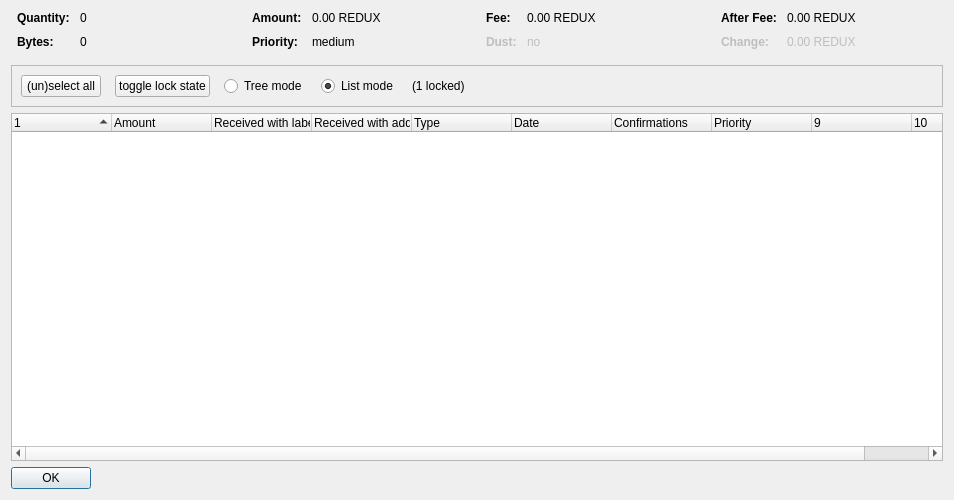
<?xml version="1.0" encoding="UTF-8"?>
<ui version="4.0">
 <class>CoinControlDialog</class>
 <widget class="QDialog" name="CoinControlDialog">
  <property name="geometry">
   <rect>
    <x>0</x>
    <y>0</y>
    <width>954</width>
    <height>500</height>
   </rect>
  </property>
  <property name="windowTitle">
   <string>Coin Selection</string>
  </property>
  <layout class="QVBoxLayout" name="verticalLayout">
   <item>
    <layout class="QHBoxLayout" name="horizontalLayoutTop" stretch="0,0,0,0">
     <property name="topMargin">
      <number>0</number>
     </property>
     <property name="bottomMargin">
      <number>10</number>
     </property>
     <item>
      <layout class="QFormLayout" name="formLayoutCoinControl1">
       <property name="horizontalSpacing">
        <number>10</number>
       </property>
       <property name="verticalSpacing">
        <number>10</number>
       </property>
       <property name="leftMargin">
        <number>6</number>
       </property>
       <property name="rightMargin">
        <number>6</number>
       </property>
       <item row="0" column="0">
        <widget class="QLabel" name="labelCoinControlQuantityText">
         <property name="font">
          <font>
           <weight>75</weight>
           <bold>true</bold>
          </font>
         </property>
         <property name="text">
          <string>Quantity:</string>
         </property>
        </widget>
       </item>
       <item row="0" column="1">
        <widget class="QLabel" name="labelCoinControlQuantity">
         <property name="cursor">
          <cursorShape>IBeamCursor</cursorShape>
         </property>
         <property name="contextMenuPolicy">
          <enum>Qt::ActionsContextMenu</enum>
         </property>
         <property name="text">
          <string notr="true">0</string>
         </property>
         <property name="textInteractionFlags">
          <set>Qt::LinksAccessibleByMouse|Qt::TextSelectableByKeyboard|Qt::TextSelectableByMouse</set>
         </property>
        </widget>
       </item>
       <item row="1" column="0">
        <widget class="QLabel" name="labelCoinControlBytesText">
         <property name="font">
          <font>
           <weight>75</weight>
           <bold>true</bold>
          </font>
         </property>
         <property name="text">
          <string>Bytes:</string>
         </property>
        </widget>
       </item>
       <item row="1" column="1">
        <widget class="QLabel" name="labelCoinControlBytes">
         <property name="cursor">
          <cursorShape>IBeamCursor</cursorShape>
         </property>
         <property name="contextMenuPolicy">
          <enum>Qt::ActionsContextMenu</enum>
         </property>
         <property name="text">
          <string notr="true">0</string>
         </property>
         <property name="textInteractionFlags">
          <set>Qt::LinksAccessibleByMouse|Qt::TextSelectableByKeyboard|Qt::TextSelectableByMouse</set>
         </property>
        </widget>
       </item>
      </layout>
     </item>
     <item>
      <layout class="QFormLayout" name="formLayoutCoinControl2">
       <property name="horizontalSpacing">
        <number>10</number>
       </property>
       <property name="verticalSpacing">
        <number>10</number>
       </property>
       <property name="leftMargin">
        <number>6</number>
       </property>
       <property name="rightMargin">
        <number>6</number>
       </property>
       <item row="0" column="0">
        <widget class="QLabel" name="labelCoinControlAmountText">
         <property name="font">
          <font>
           <weight>75</weight>
           <bold>true</bold>
          </font>
         </property>
         <property name="text">
          <string>Amount:</string>
         </property>
        </widget>
       </item>
       <item row="0" column="1">
        <widget class="QLabel" name="labelCoinControlAmount">
         <property name="cursor">
          <cursorShape>IBeamCursor</cursorShape>
         </property>
         <property name="contextMenuPolicy">
          <enum>Qt::ActionsContextMenu</enum>
         </property>
         <property name="text">
          <string notr="true">0.00 REDUX</string>
         </property>
         <property name="textInteractionFlags">
          <set>Qt::LinksAccessibleByMouse|Qt::TextSelectableByKeyboard|Qt::TextSelectableByMouse</set>
         </property>
        </widget>
       </item>
       <item row="1" column="0">
        <widget class="QLabel" name="labelCoinControlPriorityText">
         <property name="font">
          <font>
           <weight>75</weight>
           <bold>true</bold>
          </font>
         </property>
         <property name="text">
          <string>Priority:</string>
         </property>
        </widget>
       </item>
       <item row="1" column="1">
        <widget class="QLabel" name="labelCoinControlPriority">
         <property name="cursor">
          <cursorShape>IBeamCursor</cursorShape>
         </property>
         <property name="contextMenuPolicy">
          <enum>Qt::ActionsContextMenu</enum>
         </property>
         <property name="text">
          <string>medium</string>
         </property>
         <property name="textInteractionFlags">
          <set>Qt::LinksAccessibleByMouse|Qt::TextSelectableByKeyboard|Qt::TextSelectableByMouse</set>
         </property>
        </widget>
       </item>
      </layout>
     </item>
     <item>
      <layout class="QFormLayout" name="formLayoutCoinControl3">
       <property name="horizontalSpacing">
        <number>10</number>
       </property>
       <property name="verticalSpacing">
        <number>10</number>
       </property>
       <property name="leftMargin">
        <number>6</number>
       </property>
       <property name="rightMargin">
        <number>6</number>
       </property>
       <item row="0" column="0">
        <widget class="QLabel" name="labelCoinControlFeeText">
         <property name="font">
          <font>
           <weight>75</weight>
           <bold>true</bold>
          </font>
         </property>
         <property name="text">
          <string>Fee:</string>
         </property>
        </widget>
       </item>
       <item row="0" column="1">
        <widget class="QLabel" name="labelCoinControlFee">
         <property name="cursor">
          <cursorShape>IBeamCursor</cursorShape>
         </property>
         <property name="contextMenuPolicy">
          <enum>Qt::ActionsContextMenu</enum>
         </property>
         <property name="text">
          <string notr="true">0.00 REDUX</string>
         </property>
         <property name="textInteractionFlags">
          <set>Qt::LinksAccessibleByMouse|Qt::TextSelectableByKeyboard|Qt::TextSelectableByMouse</set>
         </property>
        </widget>
       </item>
       <item row="1" column="0">
        <widget class="QLabel" name="labelCoinControlLowOutputText">
         <property name="enabled">
          <bool>false</bool>
         </property>
         <property name="font">
          <font>
           <weight>75</weight>
           <bold>true</bold>
          </font>
         </property>
         <property name="text">
          <string>Dust:</string>
         </property>
        </widget>
       </item>
       <item row="1" column="1">
        <widget class="QLabel" name="labelCoinControlLowOutput">
         <property name="enabled">
          <bool>false</bool>
         </property>
         <property name="cursor">
          <cursorShape>IBeamCursor</cursorShape>
         </property>
         <property name="contextMenuPolicy">
          <enum>Qt::ActionsContextMenu</enum>
         </property>
         <property name="text">
          <string>no</string>
         </property>
         <property name="textInteractionFlags">
          <set>Qt::LinksAccessibleByMouse|Qt::TextSelectableByKeyboard|Qt::TextSelectableByMouse</set>
         </property>
        </widget>
       </item>
      </layout>
     </item>
     <item>
      <layout class="QFormLayout" name="formLayoutCoinControl4">
       <property name="horizontalSpacing">
        <number>10</number>
       </property>
       <property name="verticalSpacing">
        <number>10</number>
       </property>
       <property name="leftMargin">
        <number>6</number>
       </property>
       <property name="rightMargin">
        <number>6</number>
       </property>
       <item row="0" column="0">
        <widget class="QLabel" name="labelCoinControlAfterFeeText">
         <property name="font">
          <font>
           <weight>75</weight>
           <bold>true</bold>
          </font>
         </property>
         <property name="text">
          <string>After Fee:</string>
         </property>
        </widget>
       </item>
       <item row="0" column="1">
        <widget class="QLabel" name="labelCoinControlAfterFee">
         <property name="cursor">
          <cursorShape>IBeamCursor</cursorShape>
         </property>
         <property name="contextMenuPolicy">
          <enum>Qt::ActionsContextMenu</enum>
         </property>
         <property name="text">
          <string notr="true">0.00 REDUX</string>
         </property>
         <property name="textInteractionFlags">
          <set>Qt::LinksAccessibleByMouse|Qt::TextSelectableByKeyboard|Qt::TextSelectableByMouse</set>
         </property>
        </widget>
       </item>
       <item row="1" column="0">
        <widget class="QLabel" name="labelCoinControlChangeText">
         <property name="enabled">
          <bool>false</bool>
         </property>
         <property name="font">
          <font>
           <weight>75</weight>
           <bold>true</bold>
          </font>
         </property>
         <property name="text">
          <string>Change:</string>
         </property>
        </widget>
       </item>
       <item row="1" column="1">
        <widget class="QLabel" name="labelCoinControlChange">
         <property name="enabled">
          <bool>false</bool>
         </property>
         <property name="cursor">
          <cursorShape>IBeamCursor</cursorShape>
         </property>
         <property name="contextMenuPolicy">
          <enum>Qt::ActionsContextMenu</enum>
         </property>
         <property name="text">
          <string notr="true">0.00 REDUX</string>
         </property>
         <property name="textInteractionFlags">
          <set>Qt::LinksAccessibleByMouse|Qt::TextSelectableByKeyboard|Qt::TextSelectableByMouse</set>
         </property>
        </widget>
       </item>
      </layout>
     </item>
    </layout>
   </item>
   <item>
    <widget class="QFrame" name="frame">
     <property name="minimumSize">
      <size>
       <width>0</width>
       <height>40</height>
      </size>
     </property>
     <property name="frameShape">
      <enum>QFrame::StyledPanel</enum>
     </property>
     <property name="frameShadow">
      <enum>QFrame::Sunken</enum>
     </property>
     <layout class="QHBoxLayout" name="horizontalLayout">
      <item>
       <layout class="QHBoxLayout" name="horizontalLayoutPanel" stretch="0,0,0,0,0,0">
        <property name="spacing">
         <number>14</number>
        </property>
        <item>
         <widget class="QPushButton" name="pushButtonSelectAll">
          <property name="sizePolicy">
           <sizepolicy hsizetype="Maximum" vsizetype="Fixed">
            <horstretch>0</horstretch>
            <verstretch>0</verstretch>
           </sizepolicy>
          </property>
          <property name="text">
           <string>(un)select all</string>
          </property>
          <property name="autoDefault">
           <bool>false</bool>
          </property>
         </widget>
        </item>
        <item>
         <widget class="QPushButton" name="pushButtonToggleLock">
          <property name="sizePolicy">
           <sizepolicy hsizetype="Maximum" vsizetype="Fixed">
            <horstretch>0</horstretch>
            <verstretch>0</verstretch>
           </sizepolicy>
          </property>
          <property name="text">
           <string>toggle lock state</string>
          </property>
          <property name="autoDefault">
           <bool>false</bool>
          </property>
         </widget>
        </item>
        <item>
         <widget class="QRadioButton" name="radioTreeMode">
          <property name="sizePolicy">
           <sizepolicy hsizetype="Maximum" vsizetype="Fixed">
            <horstretch>0</horstretch>
            <verstretch>0</verstretch>
           </sizepolicy>
          </property>
          <property name="text">
           <string>Tree mode</string>
          </property>
         </widget>
        </item>
        <item>
         <widget class="QRadioButton" name="radioListMode">
          <property name="sizePolicy">
           <sizepolicy hsizetype="Maximum" vsizetype="Fixed">
            <horstretch>0</horstretch>
            <verstretch>0</verstretch>
           </sizepolicy>
          </property>
          <property name="text">
           <string>List mode</string>
          </property>
          <property name="checked">
           <bool>true</bool>
          </property>
         </widget>
        </item>
        <item>
         <widget class="QLabel" name="labelLocked">
          <property name="text">
           <string>(1 locked)</string>
          </property>
         </widget>
        </item>
        <item>
         <spacer name="horizontalSpacer">
          <property name="orientation">
           <enum>Qt::Horizontal</enum>
          </property>
          <property name="sizeHint" stdset="0">
           <size>
            <width>40</width>
            <height>20</height>
           </size>
          </property>
         </spacer>
        </item>
       </layout>
      </item>
     </layout>
    </widget>
   </item>
   <item>
    <widget class="CoinControlTreeWidget" name="treeWidget">
     <property name="contextMenuPolicy">
      <enum>Qt::CustomContextMenu</enum>
     </property>
     <property name="sortingEnabled">
      <bool>false</bool>
     </property>
     <property name="columnCount">
      <number>10</number>
     </property>
     <attribute name="headerShowSortIndicator" stdset="0">
      <bool>true</bool>
     </attribute>
     <attribute name="headerStretchLastSection">
      <bool>false</bool>
     </attribute>
     <column>
      <property name="text">
       <string/>
      </property>
     </column>
     <column>
      <property name="text">
       <string>Amount</string>
      </property>
     </column>
     <column>
      <property name="text">
       <string>Received with label</string>
      </property>
     </column>
     <column>
      <property name="text">
       <string>Received with address</string>
      </property>
     </column>
     <column>
      <property name="text">
       <string>Type</string>
      </property>
     </column>
     <column>
      <property name="text">
       <string>Date</string>
      </property>
     </column>
     <column>
      <property name="text">
       <string>Confirmations</string>
      </property>
      <property name="toolTip">
       <string>Confirmed</string>
      </property>
     </column>
     <column>
      <property name="text">
       <string>Priority</string>
      </property>
     </column>
     <column>
      <property name="text">
       <string/>
      </property>
     </column>
     <column>
      <property name="text">
       <string/>
      </property>
     </column>
    </widget>
   </item>
   <item>
    <widget class="QDialogButtonBox" name="buttonBox">
     <property name="sizePolicy">
      <sizepolicy hsizetype="Maximum" vsizetype="Fixed">
       <horstretch>0</horstretch>
       <verstretch>0</verstretch>
      </sizepolicy>
     </property>
     <property name="orientation">
      <enum>Qt::Horizontal</enum>
     </property>
     <property name="standardButtons">
      <set>QDialogButtonBox::Ok</set>
     </property>
    </widget>
   </item>
  </layout>
 </widget>
 <customwidgets>
  <customwidget>
   <class>CoinControlTreeWidget</class>
   <extends>QTreeWidget</extends>
   <header>coincontroltreewidget.h</header>
  </customwidget>
 </customwidgets>
 <resources/>
 <connections/>
</ui>
